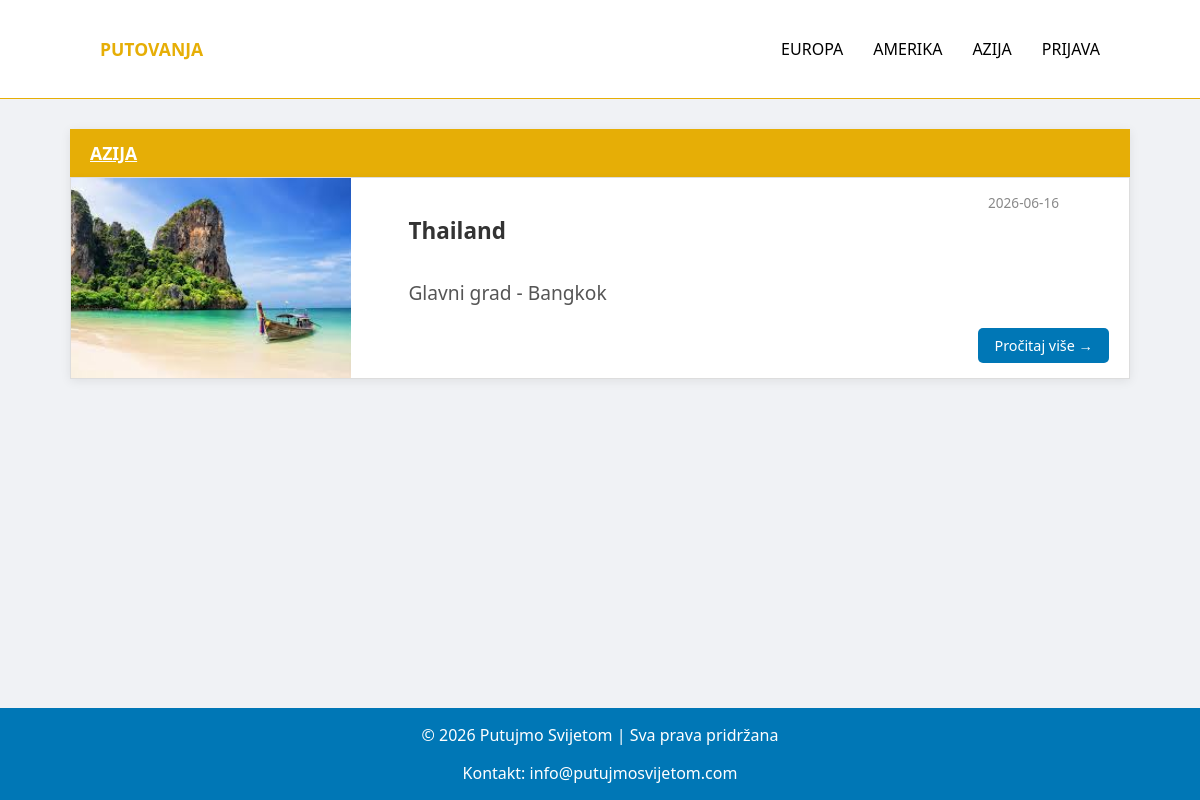
Screenshot of /kategorija.php?kategorija=Azija with the database file from the repository.
### tables this page shows
CREATE TABLE `destinacije` (
  `id` int(11) NOT NULL,
  `datum` date NOT NULL,
  `naslov` varchar(100) NOT NULL,
  `sazetak` text NOT NULL,
  `tekst` text NOT NULL,
  `slika` varchar(100) NOT NULL,
  `kategorija` varchar(50) NOT NULL,
  `arhiva` tinyint(1) DEFAULT 0
);

### kategorija.php (the view, shortened to what this page needs)
<?php
include 'connect.php';
$kategorija = $_GET['kategorija'];
?>
<!DOCTYPE html>
<html lang="hr">
<head>
    <link rel="stylesheet" href="style.css">
</head>
<body>
<?php include 'header.php'; ?>
<main>
<section class="kategorija-stranica">
    <h2 class="kategorija">
        <?php echo strtoupper(htmlspecialchars($kategorija)); ?>
    </h2>
    <?php
    $query = "SELECT * FROM destinacije
              WHERE arhiva = 0
              AND kategorija = ?
              ORDER BY datum DESC";
    $stmt = $conn->prepare($query);
    $stmt->bind_param("s", $kategorija);
    $stmt->execute();
    $result = $stmt->get_result();
    ?>
    <?php
    while($row = $result->fetch_assoc()) {
    ?>
        <div class="destinacija-card">
            <div class="slika">
                <img src="uploads/<?php echo $row['slika']; ?>"
                     alt="<?php echo htmlspecialchars($row['naslov']); ?>">
            </div>
            <div class="content">
                <div class="card-top">
                    <h3>
                        <a href="clanak.php?id=<?php echo $row['id']; ?>">
                            <?php echo htmlspecialchars($row['naslov']); ?>
                        </a>
                    </h3>
                    <span class="datum">
                        <?php echo $row['datum']; ?>
                    </span>
                </div>
                <p><?php echo htmlspecialchars($row['sazetak']); ?></p>
                <div class="card-bottom">
                        <a href="clanak.php?id=<?php echo $row['id']; ?>" class="btn">
                            Pročitaj više →
                        </a>
                </div>
            </div>
        </div>
    <?php } ?>
</section>
</main>
<?php include 'footer.php'; ?>
</body>
</html>

### style.css (style rules this page uses)
:root { --zuta-boja: #e6ae06; --plava-boja: #0077b6; }
body { font-family: 'Segoe UI', Arial, sans-serif; margin: 0; padding: 0; background-color: #f0f2f5; color: #333; display: flex; flex-direction: column; min-height: 100vh; }
main { max-width: 1100px; width: 100%; margin: 30px auto; padding: 0 20px; box-sizing: border-box; flex: 1; }
main section { width: 100%; background-color: #fff; box-shadow: 0 2px 10px rgba(0, 0, 0, 0.08); margin-bottom: 25px; overflow: hidden; }
.kategorija { font-size: 1.1rem; background-color: var(--zuta-boja); color: white; text-decoration: underline; padding: 12px 20px; margin: 0; }
.destinacija-card { display: flex; background: white; border: 1px solid #ddd; margin: 15px 0px; overflow: hidden; box-shadow: 0 2px 8px rgba(0,0,0,0.06); transition: box-shadow 0.3s; height: 200px; }
.destinacija-card img { width: 280px; height: 200px; object-fit: cover; flex-shrink: 0; }
.destinacija-card .content { padding: 15px 20px; flex: 1; display: flex; flex-direction: column; justify-content: space-between; }
.destinacija-card .card-top { display: flex; justify-content: space-between; align-items: flex-start; }
.card-top a { text-decoration: none; color: #333; font-weight: bold; }
.destinacija-card { margin: 0; font-size: 1.2rem; }
.destinacija-card .datum { font-size: 0.85rem; color: #888; white-space: nowrap; margin-left: 10px; }
.destinacija-card p { color: #555; margin: 10px 0; line-height: 1.5; flex: 1; }
.destinacija-card .card-bottom { display: flex; justify-content: flex-end; }
.destinacija-card .btn { display: inline-block; background-color: var(--plava-boja); color: white; padding: 8px 16px; text-decoration: none; border-radius: 5px; font-size: 0.9rem; }
.datum { font-size: 12px; color: gray; margin-bottom: 15px; text-align: right; margin-right: 50px; }
.slika { display: block; width: 30%; margin: 0 auto; margin-bottom: 20px; }

### rows the page displays
destinacije: slika (picture), naslov "Thailand", datum "2026-06-16", sazetak "Glavni grad - Bangkok"

### other values shown
$kategorija "AZIJA"
